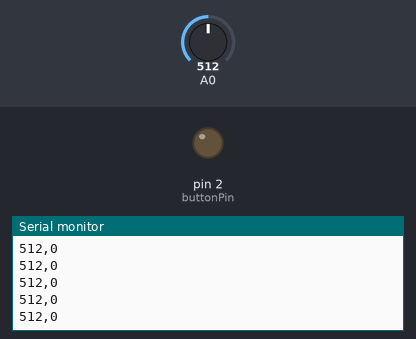
Bench run of a sketch on a simulated Arduino Uno, built with avr-gcc and run on an emulated ATmega328P. On the bench: output pins drawn as LEDs (lit = HIGH), the last lines printed to the serial monitor. Inputs (shaded band) come from the test bench; at power-on: A0 = 512.

Above: at 1.2 s.
1.3 s: A0 set to 993
At 1.8 s:
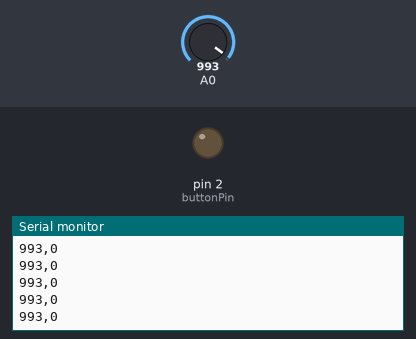
2.8 s: A0 set to 1017
At 3.3 s:
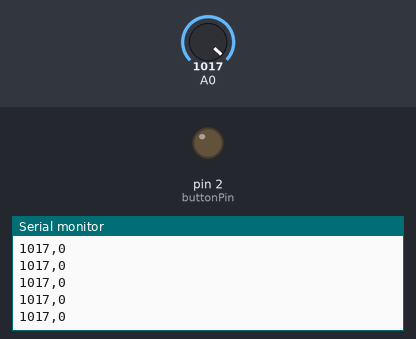
Timing chart, 0 to 5.8 s (numbered marks = the images above; inputs shaded):
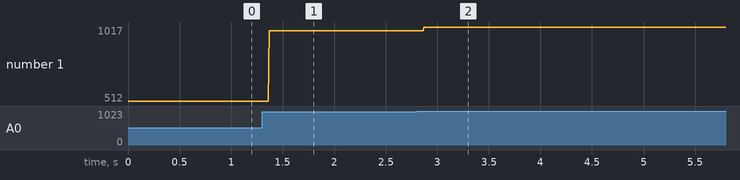

Measured:
- after the input at 1.3 s, the serial monitor: prints a new line after 0.07 s (image 1)
- after the input at 2.8 s, the serial monitor: prints a new line after 0.07 s (image 2)
- plotted number 1: 512 → 993 after the input at 1.3 s, 993 → 1017 after the input at 2.8 s

The sketch:

Arduino_code.ino
```cpp
//code for the basic controller for the game. 10k potentiometer on pin A0 and a button on digital pin 2

int buttonPin = 2;

void setup() {
  pinMode(buttonPin,OUTPUT);
  Serial.begin(9600);
}

void loop() {
  int buttonValue = digitalRead(buttonPin);
  int sensorValue = analogRead(A0);
  Serial.print(sensorValue);
  Serial.print(",");
  Serial.println(buttonValue);
}
```
